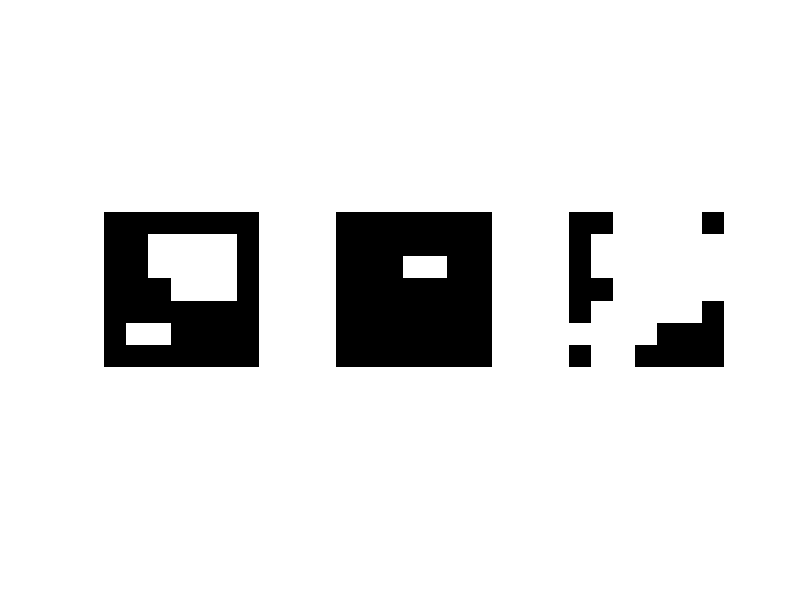

Reproduce this figure in MATLAB. (Note: this script raises an error after producing the figure.)
%% Morfolojik İşlemler-1
filepath='D:/MyDriveFiles/DERS SUNUM DOSYALARI/BM409-GÖRÜNTÜ İŞLEME/LaTeX Files for Lessons/images/';
%% Şekil1.3 örneği
bw = zeros(7,7);
bw(2:3,3:6)=1;
bw(4,4:6)=1;
bw(6,2:3)=1;
se = [0 1 0; 1 1 1; 0 1 0];     %Yapılandırma elemanı
bw_erode = imerode(bw,se);
figure
subplot(131), imshow(bw);
subplot(132), imshow(bw_erode);
bw_dilate = imdilate(bw,se);
subplot(133), imshow(bw_dilate);
%% Dilate Image
clc;clear;
% Örnek-1
bw = imread('text.png');        %Read in binary image
se = [0 1 0; 1 1 1; 0 1 0];     %Define structuring element
bw_out = imdilate(bw,se);       %Dilate image
subplot(1,2,1), imshow(bw)      %Display original
subplot(1,2,2), imshow(bw_out)  %Display dilated image
% örnek-2
bw = imread('broken_text.tif');
se = [0 1 0; 1 1 1; 0 1 0];
bw_out = imdilate(bw, se);
imshow(bw_out)
subplot(1,2,1), imshow(bw)      %Display original
subplot(1,2,2), imshow(bw_out)  %Display dilated image
%% Erode Image
bw = imread('text.png');        %Read in binary image
%se = ones(6,1);                 %Define structuring element
se = [0 1 0; 1 1 1; 0 1 0];
bw_out = imerode(bw,se);        %Erode image
subplot(1,2,1), imshow(bw)      %Display original
subplot(1,2,2), imshow(bw_out)  %Display eroded image
%% strel fonksiyonu
bw = imread('text.png');         %Read in binary image
%se1 = strel('square',4);         %4 by 4 square
se1 = strel('diamond',3);       %4 by 4 diamond
%imshow(se1.Neighborhood)
se2 = strel('line',5,-45);        %line,length 5,angle 45 degrees
bw_1 = imdilate(bw,se1);         %Dilate image
bw_2 = imerode(bw,se2);          %Erode image
subplot(1,2,1), imshow(bw_1)     %Display dilated image
subplot(1,2,2), imshow(bw_2)     %Display eroded image
%% Yapılandırma elemanının görsel temsili
se = strel('disk',15);
%se = [0 1 0; 1 1 1; 0 1 0];
figure
imshow(se.Neighborhood)
%% Erezyon ve genişleme kullanma: Örn--Krater Çarpma Bölgesi
close all
I = rgb2gray(imread('crater1.png'));
E = edge(I,'prewitt');
figure,
subplot(221),imshow(I,[]);
subplot(222),imshow(E);
se = strel('disk',5);
bw1 = imdilate(E, se);
bw = imfill(bw1,'holes');   
subplot(223),imshow(bw1);
subplot(224),imshow(bw);

bw2 = imerode(bw,se);
figure(2)
subplot(121),imshow(bw);
title('sonuç görüntü');
subplot(122),imshow(bw2);
title({'aynı sayıda aşındırılmış' 'sonuç görüntü'});
%% Yapılandırma elemanını iyi tanımlamanın önemi
length = 18; tlevel = 0.2;    %Define SE and percent threshold level
A = imread('circuit.tif'); 
subplot(2,3,1), imshow(A)     %Read image and display
B = ~imbinarize(A,tlevel);    %Thresholding image 
subplot(2,3,2), imshow(B)     %Display
se = ones(4,length);
bw1 = imerode(B,se);          %Erode horizontal lines
subplot(2,3,3), imshow(bw1)   %Display result
bw2 = imerode(bw1,se');       %Erode vertical lines
subplot(2,3,4), imshow(bw2)   %Display result
bw3 = imdilate(bw2,se);       %Dilate back horizontal and vertical
bw4 = imdilate(bw3,se');      %sırası önemli değil.
subplot(2,3,5), imshow(bw4)   %Display

boundary = bwperim(bw4);      %ortaya çıkan çiplerin 
                              %sınır noktalarını bulma
[i,j] = find(boundary==1);    %Superimpose boundaries
subplot(2,3,6), imshow(A)
hold on 
plot(j,i,'r.')
% Enlarge figure to full screen.
set(gcf, 'Units', 'Normalized', 'OuterPosition', [0 0 1 1]);
%% Erozyonun parçaçık boyutlandırmasına uygulanması
clear;close all;clc;
A = rgb2gray(imread('enamel.png'));
figure(1),
subplot(1,3,1), imshow(A); % Read in image and display
bw = ~imbinarize(A,0.4);
subplot(1,3,2), imshow(bw); 
title('Dönüştürülmüş İkili Görüntü') %Display resulting binary image
bw = imfill(bw,'holes');             %Threshold and fill in holes
subplot(1,3,3), imshow(bw);          %Display resulting binary image
title('Doldurulmuş İkili Görüntü')
% Enlarge figure to full screen.
set(gcf, 'Units', 'Normalized', 'OuterPosition', [0 0 1 1]);
% Label and count number of objects in initial binary image
[L,num0] = bwlabel(bw);
se = strel('disk',2);  %Define structuring element, radius=2
n = 0;                 %Set number of erosions = 0      
num = num0;            %initialise number of objects in image
tic();                 %işlem zamanını başlatma
while num > 0          %Begin iterative erosion 
n = n + 1;
    bw = imerode(bw,se);      %Erode
    [L,num] = bwlabel(bw);    %Count and label objects
    F(n) = num0 - num; %görüntüden kaldırılan nesne syısı CDF
    figure(2); imshow(bw); drawnow   %Display eroded binary image
    %pause(2)
end
time=toc();
%Plot Unnormalized Cumulative distribution 
figure(3); 
subplot(121), plot(0:n,[0 F],'ro','MarkerFaceColor','r'); 
axis square; axis([0 n 0 max(F)]); %Force square axis
title('Kümilatif Dağılımın Grafiği')
xlabel('Erezyon Sayısı'); ylabel('Kaldırılan Parçacık Sayısı')
subplot(122), plot(diff([0 F]),'b*'); 
%Plot estimated size density function
axis square; axis([0 n 0 max(F)]);
xlabel('Erezyon Sayısı'); ylabel('Büyüklük Yoğunluğu')
title({'Tahmini Büyüklük Yoğunluğu' 'Fonksiyonu Grafiği'})
fprintf('İşlem zamanı = %2.4f sn\n',time)
figure(4)
bar(diff([0 F]))
xlabel('Nesne Boyutu'); ylabel('Nesne Sayısı')
%% Morfolojik açma-kapama
A = imread('openclose_shapes.png');
figure(1),
subplot(121),imshow(A,[]);title('Orijinal Görüntü');
A = ~imbinarize(A); %Read in image and convert to binary
subplot(122),imshow(A);
title('Negatif Dönüştürülmüş İkili Görüntü');
se = strel('disk',5); 
bw1 = imopen(A,se);   %Define SEs then open and close
bw2 = imclose(A,se); 
figure(2)
subplot(321), imshow(bw1);
title('Açma: Disk yarıçapı = 3')
subplot(322), imshow(bw2)  %Display results
title('Kapama: Disk yarıçapı = 3')
se = strel('disk',15); bw1 = imopen(A,se);
bw2 = imclose(A,se); %Define SEs then open and close
subplot(323), imshow(bw1); 
title('Açma: Disk yarıçapı = 5')
subplot(324), imshow(bw2)  %Display results
title('Kapama: Disk yarıçapı = 5')
se = strel('disk',25); 
bw1 = imopen(A,se);
bw2 = imclose(A,se); %Define SEs then open and close
subplot(325), imshow(bw1);
title('Açma: Disk yarıçapı = 15')
subplot(326), imshow(bw2);  %Display results
title('Kapama: Disk yarıçapı = 15')
% Enlarge figure to full screen.
set(gcf, 'Units', 'Normalized', 'OuterPosition', [0 0 1 1]);
%% Bir nesnenin sınırını çıkarma süreci
% bwperim fonksiyonuna karşı gelen yapıyı tanımlama
%A = imread('circles.png'); %Read in binary image
%A = imread('basic_shapes.png');
A = rgb2gray(imread('crater1.png'));
bw = bwperim(A);           %Calculate perimeter
se = strel('disk',2);      %B yapılandırma elemenı çeşitli yarıçaplarda.
bw1 = A - imerode(A,se);   %se allows thick perimeter extraction
subplot(131), imshow(A)
title('Orijinal Görüntü');
subplot(132), imshow(bw)
title({'Matlab bwperim ile' 'Sınır Görüntüsü'});
subplot(133), imshow(bw1) %Display results
title('Kalın Sınır Görüntü');
%saveas(gcf,'circles_boundary.png') %save figure
%% An application: noise removal
% Morfolojik filtreleme - Önce Açma, daha sonra kapama yapılarak 
% görüntüden gürültü kaldırılır.
% A = imread('circles.png');
I = imread('eight.tif');
A = im2double(imnoise(I,'gaussian'));
A = imbinarize(A,0.6);
% x = rand(size(A));
% d1 = find(x<=0.05); d2 = find(x>=0.95);
% A(d1) = 0; A(d2) = 1; % Tuz&biber gürültüsü ekleme
figure,
subplot(131), imshow(A)
title('Gürültülü ikili Görüntü');
se1 = ones(3,3);
se2 = [0 1 0;1 1 1;0 1 0];
Af1 = imclose(imopen(A,se1),se1);
subplot(132), imshow(Af1)
title('Morfolojik filtreli Görüntü-se1');
Af2 = imclose(imopen(A,se2),se2);
subplot(133), imshow(Af2)
title('Morfolojik filtreli Görüntü-se2');
% Enlarge figure to full screen.
set(gcf, 'Units', 'Normalized', 'OuterPosition', [0 0 1 1]);

